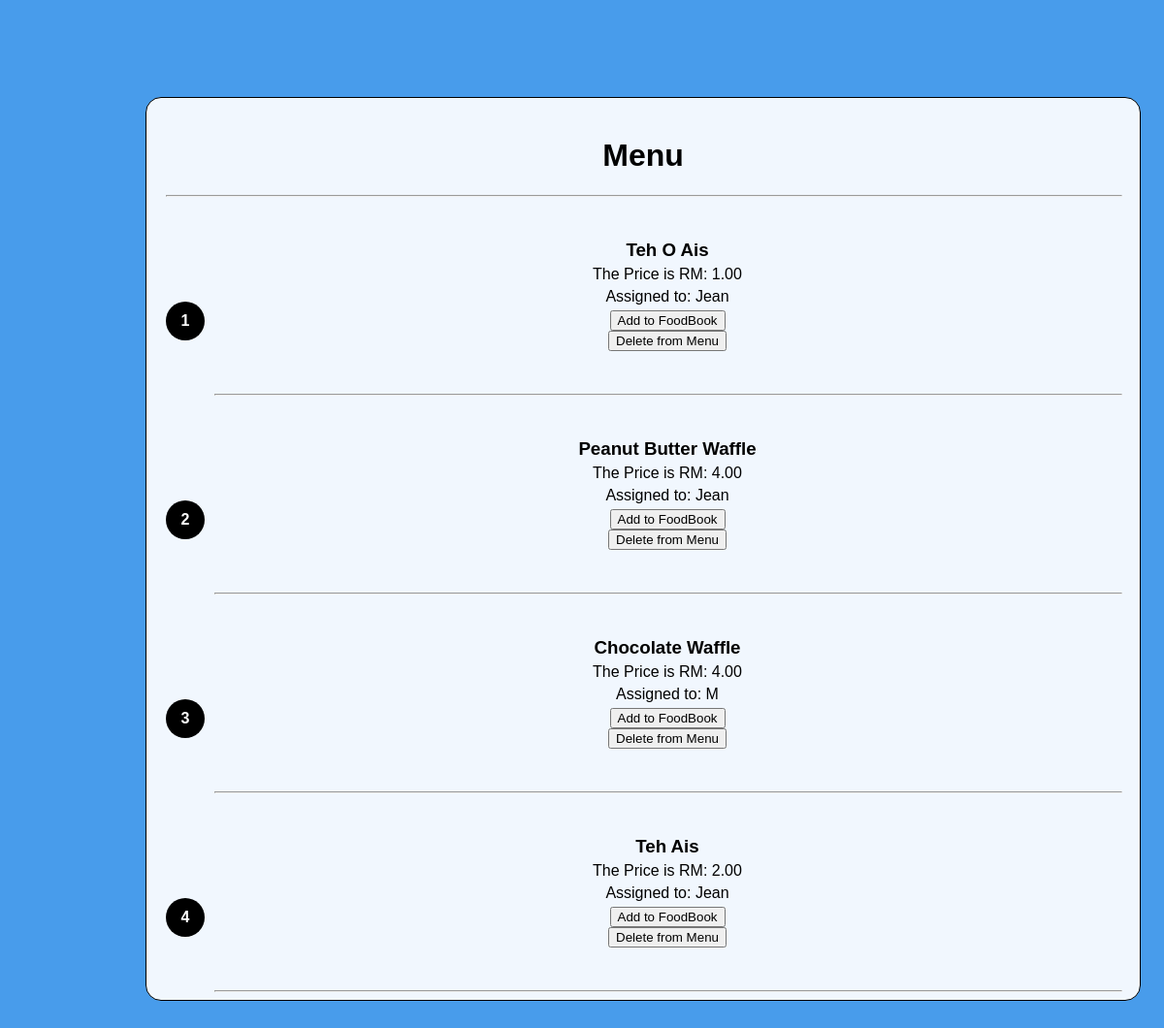
The page /BigCubeMenu/ on the database its author committed.
### ForkAndBook/models.py (models this page shows)
class Menu(models.Model):
    MenuID = models.CharField(max_length=2, primary_key=True)
    MenuName = models.TextField(max_length=255)
    MenuPrice = models.IntegerField()
    EmployeeID = models.ForeignKey(Employee, on_delete=models.CASCADE, null=True)

class Employee(models.Model):
    EmployeeID = models.CharField(max_length=11, primary_key= True)
    EmployeeName = models.TextField(max_length=255)
    EmployeePhone = models.CharField(max_length=11)
    EmployeePass = models.CharField(max_length=10)

### ForkAndBook/views.py (the view)
# urls.py: path('BigCubeMenu/', views.BigCubeMenu, name='BigCubeMenu'),
def BigCubeMenu(request):
    menus = Menu.objects.all()[:4]  # Limit the query to retrieve only four menu items
    dict = {
        'menu': menus,
    }
    return render(request, 'BigCubeMenu.html', dict)

### ForkAndBook/templates/BigCubeMenu.html (shortened to what this page needs)
<!DOCTYPE html>
<html lang="en">
<head>
    {% load static %}
    <link rel="stylesheet" href="{% static 'style1.css' %}">
</head>
<body>
    <div id="Menu">
        <h1>Menu</h1>
        <hr style="width: 100%">
        <br><br>
        {% for item in menu %}
        <div class="menu-item">
            <div class="order-count">{{ forloop.counter }}</div>
            <div class="item-details">
                <h3>{{ item.MenuName }}</h3>
                <p>The Price is RM: {{ item.MenuPrice }}.00</p>
                <p>Assigned to: {{ item.EmployeeID.EmployeeName }}</p>
                <form method="post" action="{% url 'addFood' item.MenuID %}">
                    <input type="submit" value="Add to FoodBook">
                </form>
                    <form method="post" action="{% url 'deleteMenu' item.MenuID %}">
                        <input type="submit" value="Delete from Menu">
                    </form>
                    <br><br>
                    <hr style="width : 100%">
            </div>
        </div>
        <br><br>
    {% endfor %}
    </div>
</body>
</html>

### ForkAndBook/static/style1.css (style rules this page uses)
:root { --color1 : rgb(72, 156, 235); --color2 : #000000; --color3 : #fff; }
body { background: var(--color1); font-family: 'Helvetica'; margin: 0; padding: 0; box-sizing: border-box; }
#Menu { border: 1px solid black; width: 82%; height: 890px; padding: 20px; background-color: #f1f7fe; text-align: center; margin-top: 100px; margin-left: 150px; margin-right: 150px; border-radius: 16px; }
.menu-item { display: flex; align-items: center; }
.order-count { width: 40px; height: 40px; background-color: #000; color: #fff; border-radius: 50%; display: flex; align-items: center; justify-content: center; font-weight: bold; margin-right: 10px; }
.item-details { flex: 1; }
.item-details h3 { margin: 0; }
.item-details p { margin: 5px 0; }

### rows shown on the page
Menu: MenuName "Teh O Ais", MenuPrice "1", EmployeeID.EmployeeName "Jean"
Menu: MenuName "Peanut Butter Waffle", MenuPrice "4", EmployeeID.EmployeeName "Jean"
Menu: MenuName "Chocolate Waffle", MenuPrice "4", EmployeeID.EmployeeName "M"
Menu: MenuName "Teh Ais", MenuPrice "2", EmployeeID.EmployeeName "Jean"
